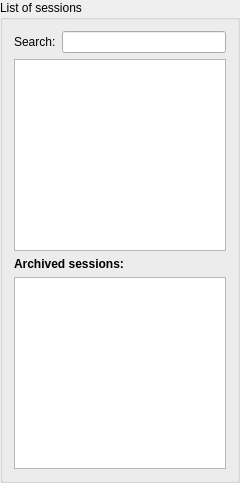
           <widget class="QGroupBox" name="SVLSGroupBox">
            <property name="minimumSize">
             <size>
              <width>240</width>
              <height>0</height>
             </size>
            </property>
            <property name="maximumSize">
             <size>
              <width>240</width>
              <height>16777215</height>
             </size>
            </property>
            <property name="title">
             <string>List of sessions</string>
            </property>
            <layout class="QVBoxLayout">
             <item>
              <layout class="QHBoxLayout">
               <item>
                <widget class="QLabel" name="label_search_sessions">
                 <property name="text">
                  <string>Search:</string>
                 </property>
                </widget>
               </item>
               <item>
                <widget class="ExtendedLineEdit" name="SVLSSearchLineEdit">
                 <property name="statusTip">
                  <string>Type a keyword to filter the list below</string>
                 </property>
                </widget>
               </item>
              </layout>
             </item>
             <item>
              <widget class="MTListWidget" name="SVLSListWidget">
               <property name="statusTip">
                <string>Double click a session to view</string>
               </property>
              </widget>
             </item>
             <item>
              <widget class="QLabel" name="label_archived_sessions">
               <property name="text">
                <string>&lt;b&gt;Archived sessions:&lt;/b&gt;</string>
               </property>
              </widget>
             </item>
             <item>
              <widget class="MTListWidget" name="SVLASListWidget">
               <property name="statusTip">
                <string>Double click a session to view</string>
               </property>
              </widget>
             </item>
            </layout>
           </widget>
